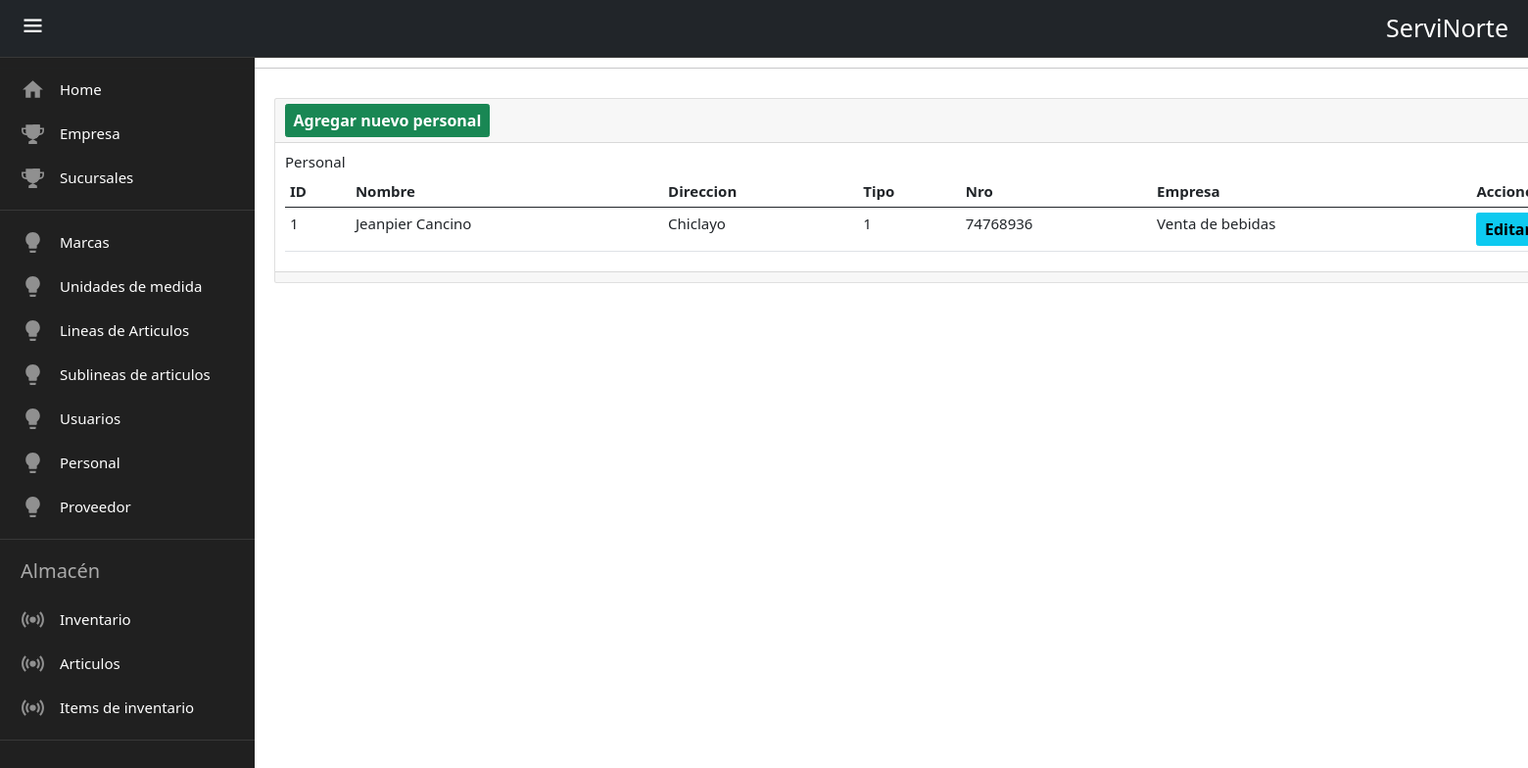
Page /personal/ on the committed database.
### servinorte_r/models.py (models this page shows, shortened)
class Personal(models.Model):
    class PersonalRole(models.TextChoices):
        DNI = "1"
        CARNET = "0"
    nombre_personal = models.CharField(
        max_length=100, help_text="El nombre del trabajador. "
    )
    direccion_personal = models.CharField(
        max_length=150, help_text="La direccion del trabajador. "
    )
    tipo_documento = models.CharField(
        verbose_name="El tipo de documento del trabajador. ",
        choices=PersonalRole.choices,
        max_length=1,
    )
    nro_documento = models.CharField(
        max_length=11, help_text="El nro.documento del trabajador. "
    )
    Empresa = models.ForeignKey(Empresa, on_delete=models.CASCADE)

class Empresa(models.Model):
    nro_documento = models.CharField(
        max_length=11, help_text="El nro.documento de la empresa. "
    )
    razon_social = models.CharField(
        max_length=150, help_text="La razón social de la empresa. "
    )
    direccion = models.CharField(
        max_length=150, help_text="La direccion de la empresa. "
    )
    def __str__(self):
        return self.razon_social

### servinorte_r/views.py (the view)
# urls.py: path('personal/',views.personal,name='personal'),
def personal(request):
    personal=Personal.objects.all()
    return render(request,"personal/index.html",{'personal':personal})

### templates/personal/index.html (shortened to what this page needs)
{% extends 'base.html' %}{% block content %}
<hr />
<div class="contenedor">
  <div class="card">
    <div class="card-header">
      <a
        name=""
        id=""
        class="btn btn-success text-white"
        style="font-size: medium; font-weight: bold"
        href="{% url 'crear_personal' %}"
        role="button"
      >
        Agregar nuevo personal
      </a>
    </div>
    <div class="card-body">
      <h4 class="card-title">Personal</h4>
      <table class="table">
        <thead>
          <tr>
            <th>ID</th>
            <th>Nombre</th>
            <th>Direccion</th>
            <th>Tipo</th>
            <th>Nro</th>
            <th>Empresa</th>
            <th>Acciones</th>
          </tr>
        </thead>
        <tbody>
          {% for personal in personal %}
          <tr>
            <td>{{ personal.id }}</td>
            <td>{{ personal.nombre_personal }}</td>
            <td>{{ personal.direccion_personal }}</td>
            <td>{{ personal.tipo_documento }}</td>
            <td>{{ personal.nro_documento }}</td>
            <td>{{ personal.Empresa }}</td>
            <td>
              <a
                name=""
                id=""
                class="btn btn-info"
                style="font-size: medium; font-weight: bold"
                href="{% url 'editar_personal' personal.id %}"
                role="button"
              >
                Editar
              </a>
            </td>
          </tr>
          {% endfor %}
        </tbody>
      </table>
    </div>
    <div class="card-footer text-muted"></div>
  </div>
</div>
{% endblock %}

### servinorte_r/static/css/style.css (style rules this page uses)
:root { --fondo-color:#231e27; --items-color:#202020; --border-color:#383838; --text-color:#e7e7e7; }
* { padding: 0; box-sizing: border-box; margin: 0; }
html { font-size: 62.5%; font-family: sans-serif; }
body { width: 100%; height: 100vh; background-color: #231e27; position: relative; }
.contenedor { width:1600px; margin-left:280px; margin-top: 30px; font-size: 150%; }

### rows in the picture
Personal: id "1", nombre_personal "Jeanpier Cancino", direccion_personal "Chiclayo", tipo_documento "1", nro_documento "74768936", Empresa "Venta de bebidas"
